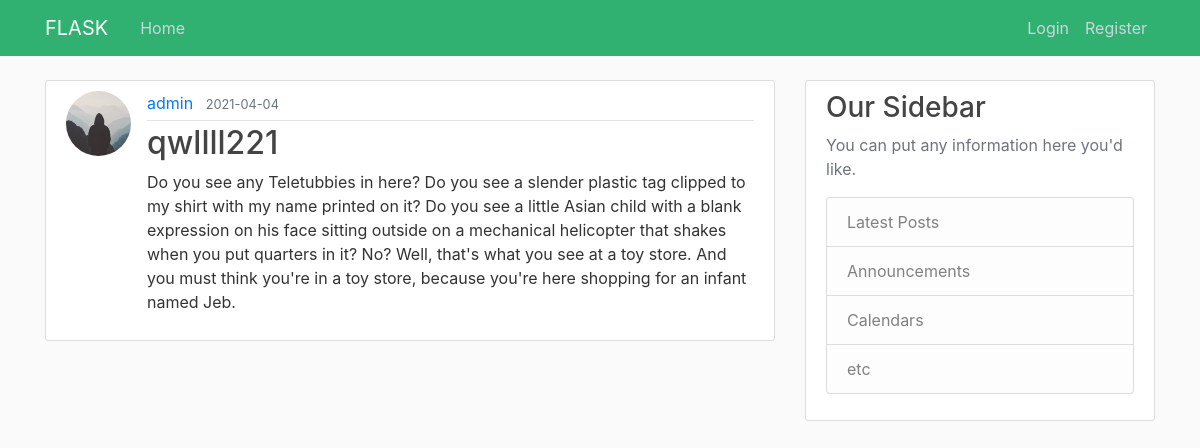
/post/11, run on the app's committed database.
### web_app/models.py (models this page shows, shortened)
class User(db.Model, UserMixin):
    id = db.Column(db.Integer, primary_key=True)
    username = db.Column(db.String(20), unique=True, nullable=False)
    email = db.Column(db.String(40), unique=True, nullable=False)
    image_file = db.Column(db.String(20), nullable=False, default='default.jpg')
    password = db.Column(db.String(100), nullable=False)
    posts = db.relationship("Post", backref="author", lazy=True)

class Post(db.Model):
    id = db.Column(db.Integer, primary_key=True)
    title = db.Column(db.String(100), nullable=False)
    date_posted = db.Column(db.DateTime, nullable=False, default=datetime.utcnow)
    content = db.Column(db.Text, nullable=False)
    user_id = db.Column(db.Integer, db.ForeignKey("user.id"), nullable=False)

### web_app/routes.py (the view)
@app.route("/post/<int:post_id>") # getting a variable from a DB, in this case the ID of the post
def post(post_id):
    post = Post.query.get_or_404(post_id) #creating a object from a database variable, if no post return template 404
    return render_template("post.html", title=post.title, post=post)

### web_app/templates/post.html
{% extends "base.html" %}
{% block content %}
    <article class="media content-section">
    <img class="rounded-circle article-img" src="{{ url_for('static', filename='profile_pics/' + post.author.image_file) }}">
    <div class="media-body">
        <div class="article-metadata">
        <a class="mr-2" href="#">{{ post.author.username }}</a>
        <small class="text-muted">{{ post.date_posted.strftime('%Y-%m-%d') }}</small>
        </div>
        <h2 class="article-title"> {{ post.title }} </h2>
        <p class="article-content">{{ post.content }}</p>
    </div>
    </article>
{% endblock content %}

### web_app/static/main.css (style rules this page uses)
body { background: #fafafa; color: #333333; margin-top: 5rem; }
h1, h2, h3, h4, h5, h6 { color: #444444; }
.content-section { background: #ffffff; padding: 10px 20px; border: 1px solid #dddddd; border-radius: 3px; margin-bottom: 20px; }
.article-title { color: #444444; }
.article-content { white-space: pre-line; }
.article-img { height: 65px; width: 65px; margin-right: 16px; }
.article-metadata { padding-bottom: 5px; margin-bottom: 3px; border-bottom: 1px solid #e3e3e3 }

### data on the page
User: image_file (placeholder picture), author.username "admin"
Post: date_posted "2021-04-04", title "qwllll221", content "Do you see any Teletubbies in here? Do you see a slender plastic tag clipped to my shirt with my name printed on it? Do you see a little Asian child with a blank expression on his face sitting outside on a mechanical helicopter that shakes when you put quarters in it? No? Well, that's what you see at a toy store. And you must think you're in a toy store, because you're here shopping for an infant named Jeb."
